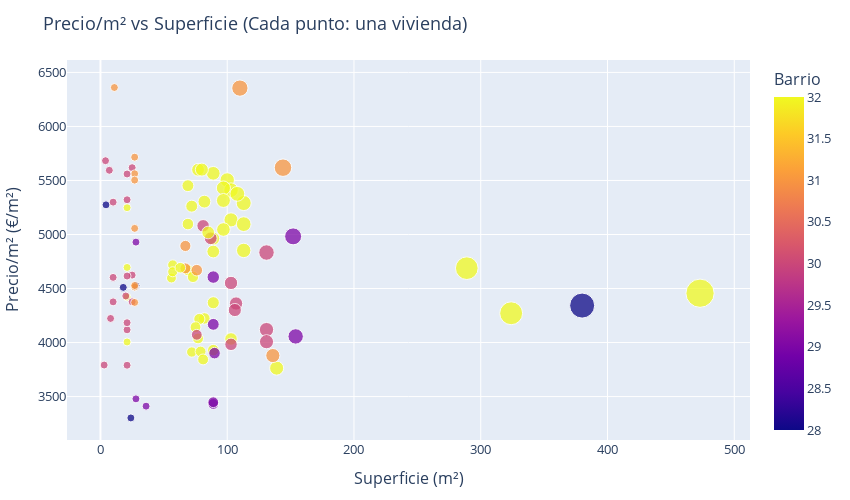

Notebook code for this chart:
### Markdown cell above
## 4. Relaciones Precio vs Características

### Code cell
# ⚡ Relación entre Precio/m² y Superficie de Vivienda
# Este gráfico de dispersión muestra cómo varía el precio por metro cuadrado (€/m²) 
# en función de la superficie del inmueble (m²). Cada punto representa una vivienda.
# Los colores distinguen barrios y el tamaño del punto (si disponible) refleja el precio total.
# Consejo: Use el hover para ver habitaciones y año de construcción de cada vivienda.

fig = px.scatter(
    df_matched,
    x='superficie_m2',
    y='precio_m2',
    color='barrio_id' if 'barrio_id' in df_matched.columns else None,
    size='precio' if 'precio' in df_matched.columns else None,
    hover_data=['habitaciones', 'ano_construccion'] if all(
        c in df_matched.columns for c in ['habitaciones', 'ano_construccion']
    ) else None,
    title='Precio/m² vs Superficie (Cada punto: una vivienda)',
    labels={
        'superficie_m2': 'Superficie (m²)',
        'precio_m2': 'Precio por metro cuadrado (€ / m²)',
        'barrio_id': 'Barrio',
        'precio': 'Precio total (€)',
        'habitaciones': 'Habitaciones',
        'ano_construccion': 'Año construcción'
    }
)
fig.update_traces(marker=dict(sizemin=4, opacity=0.75), selector=dict(mode='markers'))
fig.update_layout(
    xaxis=dict(title='Superficie (m²)'),
    yaxis=dict(title='Precio/m² (€/m²)'),
    legend_title_text='Barrio',
    hoverlabel=dict(bgcolor='white', font_size=11, font_family='Arial'),
    font=dict(size=13),
    width=850,
    height=500,
    margin=dict(l=60, r=30, t=60, b=60)
)
fig.show()

# Calcular y mostrar la correlación entre precio/m2 y superficie, explicando el valor:
if 'superficie_m2' in df_matched.columns:
    corr_sup = df_matched[['precio_m2', 'superficie_m2']].corr().iloc[0, 1]
    print("\n📈 Correlación (coeficiente de Pearson) entre precio/m² y superficie:")
    print(f"   Un valor negativo indica que, en promedio, viviendas más grandes tienden a tener un precio/m² más bajo.")
    print(f"   Correlación precio_m2 vs superficie_m2: {corr_sup:.3f}")

### Figure 1 — Plotly figure (JSON) as saved in the notebook; plotly's stock layout.template omitted (floating-point values rounded to 4 significant figures; data arrays with more than 128 entries replaced by an {"elided": "..."} marker saying what was removed)
{"data": [{"customdata": {"elided": "100x2 float values"}, "hovertemplate": "Superficie (m²)=%{x}<br>Precio por metro cuadrado (€ / m²)=%{y}<br>Precio total (€)=%{marker.size}<br>Habitaciones=%{customdata[0]}<br>Año construcción=%{customdata[1]}<br>Barrio=%{marker.color}<extra></extra>", "legendgroup": "", "marker": {"color": [32, 32, 32, 32, 32, 32, 32, 32, 32, 32, 32, 32, 32, 32, 32, 32, 32, 32, 32, 32, 32, 32, 32, 32, 32, 32, 32, 32, 32, 32, 32, 32, 32, 32, 32, 32, 32, 32, 32, 32, 32, 28, 28, 28, 29, 29, 29, 29, 29, 29, 29, 29, 29, 29, 30, 30, 30, 30, 30, 28, 30, 28, 31, 31, 31, 31, 31, 31, 31, 31, 31, 31, 31, 30, 30, 30, 30, 30, 30, 30, 30, 30, 30, 30, 30, 30, 30, 30, 31, 30, 30, 30, 30, 30, 30, 31, 31, 32, 32, 32], "coloraxis": "coloraxis", "opacity": 0.75, "size": [351668, 376195, 322239, 1383844, 378888, 281696, 309444, 310969, 311348, 523101, 441628, 431146, 349755, 388810, 268973, 495397, 430968, 92850, 98602, 550462, 597907, 415422, 528933, 110209, 548339, 557315, 575857, 84112, 1354949, 526704, 489498, 515562, 257424, 336353, 448049, 346317, 265345, 580639, 2107993, 328989, 310717, 1650101, 81192, 126752, 305404, 409934, 370995, 306869, 122807, 351189, 757377, 624742, 97410, 138027, 115609, 109431, 466655, 140463, 431981, 79258, 11080, 23124, 121880, 154327, 122265, 314013, 69966, 150179, 327911, 809065, 148586, 136536, 118025, 39159, 86475, 33785, 96928, 539678, 22732, 116762, 455905, 524998, 111750, 633156, 87854, 309461, 411510, 79595, 527607, 88619, 410311, 46031, 52995, 468808, 43767, 699042, 354895, 295644, 434940, 426591], "sizemin": 4, "sizemode": "area", "sizeref": 5270.0, "symbol": "circle"}, "mode": "markers", "name": "", "orientation": "v", "showlegend": false, "type": "scatter", "x": [69.0, 69.0, 69.0, 324.0, 72.0, 72.0, 79.0, 77.0, 81.0, 139.0, 89.0, 77.0, 89.0, 89.0, 57.0, 89.0, 89.0, 21.0, 21.0, 100.0, 113.0, 103.0, 103.0, 21.0, 113.0, 103.0, 113.0, 21.0, 289.0, 97.0, 97.0, 97.0, 56.0, 73.0, 80.0, 82.0, 57.0, 108.0, 473.0, 78.0, 75.0, 380.0, 18.0, 28.0, 89.0, 89.0, 89.0, 89.0, 36.0, 90.0, 152.0, 154.0, 28.0, 28.0, 25.0, 25.0, 107.0, 25.0, 87.0, 24.0, 2.922, 4.384, 27.0, 27.0, 27.0, 67.0, 11.0, 27.0, 67.0, 144.0, 27.0, 27.0, 27.0, 7.0, 21.0, 8.0, 21.0, 131.0, 4.0, 21.0, 106.0, 131.0, 21.0, 131.0, 21.0, 76.0, 81.0, 21.0, 136.0, 20.0, 103.0, 10.0, 10.0, 103.0, 10.0, 110.0, 76.0, 63.0, 82.0, 85.0], "xaxis": "x", "y": [5097.0, 5452.0, 4670.0, 4271.0, 5262.0, 3912.0, 3917.0, 4039.0, 3844.0, 3763.0, 4962.0, 5599.0, 3930.0, 4369.0, 4719.0, 5566.0, 4842.0, 4421.0, 4695.0, 5505.0, 5291.0, 4033.0, 5135.0, 5248.0, 4853.0, 5411.0, 5096.0, 4005.0, 4688.0, 5430.0, 5046.0, 5315.0, 4597.0, 4608.0, 5601.0, 4223.0, 4655.0, 5376.0, 4457.0, 4218.0, 4143.0, 4342.0, 4511.0, 4527.0, 3432.0, 4606.0, 4168.0, 3448.0, 3411.0, 3902.0, 4983.0, 4057.0, 3479.0, 4930.0, 4624.0, 4377.0, 4361.0, 5619.0, 4965.0, 3302.0, 3792.0, 5275.0, 4514.0, 5716.0, 4528.0, 4687.0, 6361.0, 5562.0, 4894.0, 5619.0, 5503.0, 5057.0, 4371.0, 5594.0, 4118.0, 4223.0, 4616.0, 4120.0, 5683.0, 5560.0, 4301.0, 4008.0, 5321.0, 4833.0, 4184.0, 4072.0, 5080.0, 3790.0, 3879.0, 4431.0, 3984.0, 4603.0, 5300.0, 4552.0, 4377.0, 6355.0, 4670.0, 4693.0, 5304.0, 5019.0], "yaxis": "y"}], "layout": {"coloraxis": {"colorbar": {"title": {"text": "Barrio"}}, "colorscale": [[0, "#0d0887"], [0.1111, "#46039f"], [0.2222, "#7201a8"], [0.3333, "#9c179e"], [0.4444, "#bd3786"], [0.5556, "#d8576b"], [0.6667, "#ed7953"], [0.7778, "#fb9f3a"], [0.8889, "#fdca26"], [1, "#f0f921"]]}, "font": {"size": 13}, "height": 500, "hoverlabel": {"bgcolor": "white", "font": {"family": "Arial", "size": 11}}, "legend": {"itemsizing": "constant", "title": {"text": "Barrio"}, "tracegroupgap": 0}, "margin": {"b": 60, "l": 60, "r": 30, "t": 60}, "title": {"text": "Precio/m² vs Superficie (Cada punto: una vivienda)"}, "width": 850, "xaxis": {"anchor": "y", "domain": [0, 1], "title": {"text": "Superficie (m²)"}}, "yaxis": {"anchor": "x", "domain": [0, 1], "title": {"text": "Precio/m² (€/m²)"}}}}
